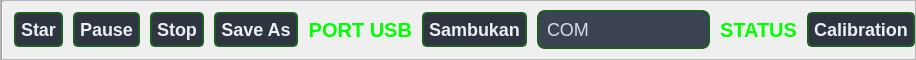
     <widget class="QFrame" name="frame_portUSB">
      <property name="maximumSize">
       <size>
        <width>16777215</width>
        <height>60</height>
       </size>
      </property>
      <property name="frameShape">
       <enum>QFrame::StyledPanel</enum>
      </property>
      <property name="frameShadow">
       <enum>QFrame::Raised</enum>
      </property>
      <property name="lineWidth">
       <number>1</number>
      </property>
      <layout class="QHBoxLayout" name="horizontalLayout">
       <property name="spacing">
        <number>10</number>
       </property>
       <property name="leftMargin">
        <number>0</number>
       </property>
       <property name="topMargin">
        <number>0</number>
       </property>
       <property name="rightMargin">
        <number>0</number>
       </property>
       <property name="bottomMargin">
        <number>0</number>
       </property>
       <item>
        <widget class="Line" name="line">
         <property name="orientation">
          <enum>Qt::Vertical</enum>
         </property>
        </widget>
       </item>
       <item>
        <widget class="QPushButton" name="pushButton_star">
         <property name="enabled">
          <bool>true</bool>
         </property>
         <property name="maximumSize">
          <size>
           <width>16777215</width>
           <height>16777215</height>
          </size>
         </property>
         <property name="font">
          <font>
           <pointsize>-1</pointsize>
           <weight>75</weight>
           <bold>true</bold>
          </font>
         </property>
         <property name="styleSheet">
          <string notr="true">QPushButton {
    background-color: #2E3440; /* Warna latar belakang tombol */
    color: #ECEFF4; /* Warna teks */
    border: 2px solid #1B5E20; /* Warna border */
    border-radius: 5px; /* Sudut tombol yang melengkung */
    padding: 5px; /* Padding di dalam tombol */
    font-size: 18px; /* Ukuran font */
    font-weight: bold; /* Ketebalan font */
}

QPushButton:hover {
    background-color: #4C566A; /* Warna latar belakang saat hover */
    border: 2px solid #81A1C1; /* Warna border saat hover */
}

QPushButton:pressed {
    background-color: #81A1C1; /* Warna latar belakang saat ditekan */
    border: 2px solid #81A1C1; /* Warna border saat ditekan */
    color: #2E3440; /* Warna teks saat ditekan */
}

QPushButton:disabled {
    background-color: #3B4252; /* Warna latar belakang saat tombol dinonaktifkan */
    color: #7F8C9A; /* Warna teks saat tombol dinonaktifkan */
    border: 2px solid #3B4252; /* Warna border saat tombol dinonaktifkan */
}</string>
         </property>
         <property name="text">
          <string>Star</string>
         </property>
        </widget>
       </item>
       <item>
        <widget class="QPushButton" name="pushButton_pause">
         <property name="styleSheet">
          <string notr="true">QPushButton {
    background-color: #2E3440; /* Warna latar belakang tombol */
    color: #ECEFF4; /* Warna teks */
    border: 2px solid #1B5E20; /* Warna border */
    border-radius: 5px; /* Sudut tombol yang melengkung */
    padding: 5px; /* Padding di dalam tombol */
    font-size: 18px; /* Ukuran font */
    font-weight: bold; /* Ketebalan font */
}

QPushButton:hover {
    background-color: #4C566A; /* Warna latar belakang saat hover */
    border: 2px solid #81A1C1; /* Warna border saat hover */
}

QPushButton:pressed {
    background-color: #81A1C1; /* Warna latar belakang saat ditekan */
    border: 2px solid #81A1C1; /* Warna border saat ditekan */
    color: #2E3440; /* Warna teks saat ditekan */
}

QPushButton:disabled {
    background-color: #3B4252; /* Warna latar belakang saat tombol dinonaktifkan */
    color: #7F8C9A; /* Warna teks saat tombol dinonaktifkan */
    border: 2px solid #3B4252; /* Warna border saat tombol dinonaktifkan */
}</string>
         </property>
         <property name="text">
          <string>Pause</string>
         </property>
        </widget>
       </item>
       <item>
        <widget class="QPushButton" name="pushButton_stop">
         <property name="enabled">
          <bool>true</bool>
         </property>
         <property name="maximumSize">
          <size>
           <width>16777215</width>
           <height>16777215</height>
          </size>
         </property>
         <property name="font">
          <font>
           <pointsize>-1</pointsize>
           <weight>75</weight>
           <bold>true</bold>
          </font>
         </property>
         <property name="styleSheet">
          <string notr="true">QPushButton {
    background-color: #2E3440; /* Warna latar belakang tombol */
    color: #ECEFF4; /* Warna teks */
    border: 2px solid #1B5E20; /* Warna border */
    border-radius: 5px; /* Sudut tombol yang melengkung */
    padding: 5px; /* Padding di dalam tombol */
    font-size: 18px; /* Ukuran font */
    font-weight: bold; /* Ketebalan font */
}

QPushButton:hover {
    background-color: #4C566A; /* Warna latar belakang saat hover */
    border: 2px solid #81A1C1; /* Warna border saat hover */
}

QPushButton:pressed {
    background-color: #81A1C1; /* Warna latar belakang saat ditekan */
    border: 2px solid #81A1C1; /* Warna border saat ditekan */
    color: #2E3440; /* Warna teks saat ditekan */
}

QPushButton:disabled {
    background-color: #3B4252; /* Warna latar belakang saat tombol dinonaktifkan */
    color: #7F8C9A; /* Warna teks saat tombol dinonaktifkan */
    border: 2px solid #3B4252; /* Warna border saat tombol dinonaktifkan */
}</string>
         </property>
         <property name="text">
          <string>Stop</string>
         </property>
        </widget>
       </item>
       <item>
        <widget class="QPushButton" name="pushButton_save_as">
         <property name="enabled">
          <bool>true</bool>
         </property>
         <property name="font">
          <font>
           <pointsize>-1</pointsize>
           <weight>75</weight>
           <bold>true</bold>
          </font>
         </property>
         <property name="styleSheet">
          <string notr="true">QPushButton {
    background-color: #2E3440; /* Warna latar belakang tombol */
    color: #ECEFF4; /* Warna teks */
    border: 2px solid #1B5E20; /* Warna border */
    border-radius: 5px; /* Sudut tombol yang melengkung */
    padding: 5px; /* Padding di dalam tombol */
    font-size: 18px; /* Ukuran font */
    font-weight: bold; /* Ketebalan font */
}

QPushButton:hover {
    background-color: #4C566A; /* Warna latar belakang saat hover */
    border: 2px solid #81A1C1; /* Warna border saat hover */
}

QPushButton:pressed {
    background-color: #81A1C1; /* Warna latar belakang saat ditekan */
    border: 2px solid #81A1C1; /* Warna border saat ditekan */
    color: #2E3440; /* Warna teks saat ditekan */
}

QPushButton:disabled {
    background-color: #3B4252; /* Warna latar belakang saat tombol dinonaktifkan */
    color: #7F8C9A; /* Warna teks saat tombol dinonaktifkan */
    border: 2px solid #3B4252; /* Warna border saat tombol dinonaktifkan */
}</string>
         </property>
         <property name="text">
          <string>Save As</string>
         </property>
        </widget>
       </item>
       <item>
        <widget class="QLabel" name="label_port_usb">
         <property name="font">
          <font>
           <pointsize>15</pointsize>
           <weight>75</weight>
           <bold>true</bold>
          </font>
         </property>
         <property name="styleSheet">
          <string notr="true">QLabel#label_port_usb {
    color: #00FF00; /* Mengubah warna teks menjadi putih */
}
</string>
         </property>
         <property name="text">
          <string>PORT USB</string>
         </property>
         <property name="alignment">
          <set>Qt::AlignRight|Qt::AlignTrailing|Qt::AlignVCenter</set>
         </property>
        </widget>
       </item>
       <item>
        <widget class="QPushButton" name="pushButton_sambungkan">
         <property name="maximumSize">
          <size>
           <width>16777215</width>
           <height>16777215</height>
          </size>
         </property>
         <property name="font">
          <font>
           <pointsize>-1</pointsize>
           <weight>75</weight>
           <bold>true</bold>
          </font>
         </property>
         <property name="styleSheet">
          <string notr="true">QPushButton {
    background-color: #2E3440; /* Warna latar belakang tombol */
    color: #ECEFF4; /* Warna teks */
    border: 2px solid #1B5E20; /* Warna border */
    border-radius: 5px; /* Sudut tombol yang melengkung */
    padding: 5px; /* Padding di dalam tombol */
    font-size: 18px; /* Ukuran font */
    font-weight: bold; /* Ketebalan font */
}

QPushButton:hover {
    background-color: #4C566A; /* Warna latar belakang saat hover */
    border: 2px solid #81A1C1; /* Warna border saat hover */
}

QPushButton:pressed {
    background-color: #81A1C1; /* Warna latar belakang saat ditekan */
    border: 2px solid #81A1C1; /* Warna border saat ditekan */
    color: #2E3440; /* Warna teks saat ditekan */
}

QPushButton:disabled {
    background-color: #3B4252; /* Warna latar belakang saat tombol dinonaktifkan */
    color: #7F8C9A; /* Warna teks saat tombol dinonaktifkan */
    border: 2px solid #3B4252; /* Warna border saat tombol dinonaktifkan */
}</string>
         </property>
         <property name="text">
          <string>Sambukan</string>
         </property>
        </widget>
       </item>
       <item>
        <widget class="QLineEdit" name="lineEdit_com">
         <property name="minimumSize">
          <size>
           <width>0</width>
           <height>30</height>
          </size>
         </property>
         <property name="maximumSize">
          <size>
           <width>200</width>
           <height>16777215</height>
          </size>
         </property>
         <property name="font">
          <font>
           <pointsize>-1</pointsize>
          </font>
         </property>
         <property name="styleSheet">
          <string notr="true">QLineEdit {
    background-color: #3B4252; /* Warna latar belakang */
    color: #D8DEE9; /* Warna teks */
    border: 2px solid #1B5E20; /* Warna border */
    border-radius: 8px; /* Sudut melengkung */
    font-size: 18px; /* Ukuran font */
    padding: 6px; /* Padding dalam */
    selection-background-color: #81A1C1; /* Warna latar belakang saat teks diseleksi */
    selection-color: #2E3440; /* Warna teks saat diseleksi */
}

/* Efek hover */
QLineEdit:hover {
    border: 2px solid #81A1C1; /* Border lebih terang saat hover */
}

/* Efek saat LineEdit aktif (focus) */
QLineEdit:focus {
    border: 2px solid #88C0D0; /* Warna lebih cerah saat aktif */
    background-color: #434C5E; /* Latar belakang sedikit lebih terang */
}
</string>
         </property>
         <property name="text">
          <string>COM</string>
         </property>
         <property name="maxLength">
          <number>10</number>
         </property>
         <property name="frame">
          <bool>false</bool>
         </property>
         <property name="echoMode">
          <enum>QLineEdit::Normal</enum>
         </property>
         <property name="cursorPosition">
          <number>3</number>
         </property>
         <property name="dragEnabled">
          <bool>false</bool>
         </property>
         <property name="readOnly">
          <bool>false</bool>
         </property>
        </widget>
       </item>
       <item>
        <widget class="QLabel" name="label_status">
         <property name="font">
          <font>
           <pointsize>15</pointsize>
           <weight>75</weight>
           <bold>true</bold>
          </font>
         </property>
         <property name="styleSheet">
          <string notr="true">QLabel#label_status {
    color: #00FF00; /* Mengubah warna teks menjadi putih */
}
</string>
         </property>
         <property name="text">
          <string>STATUS</string>
         </property>
         <property name="alignment">
          <set>Qt::AlignRight|Qt::AlignTrailing|Qt::AlignVCenter</set>
         </property>
        </widget>
       </item>
       <item>
        <widget class="QPushButton" name="pushButton_calibration">
         <property name="enabled">
          <bool>true</bool>
         </property>
         <property name="font">
          <font>
           <pointsize>-1</pointsize>
           <weight>75</weight>
           <bold>true</bold>
          </font>
         </property>
         <property name="styleSheet">
          <string notr="true">QPushButton {
    background-color: #2E3440; /* Warna latar belakang tombol */
    color: #ECEFF4; /* Warna teks */
    border: 2px solid #1B5E20; /* Warna border */
    border-radius: 5px; /* Sudut tombol yang melengkung */
    padding: 5px; /* Padding di dalam tombol */
    font-size: 18px; /* Ukuran font */
    font-weight: bold; /* Ketebalan font */
}

QPushButton:hover {
    background-color: #4C566A; /* Warna latar belakang saat hover */
    border: 2px solid #81A1C1; /* Warna border saat hover */
}

QPushButton:pressed {
    background-color: #81A1C1; /* Warna latar belakang saat ditekan */
    border: 2px solid #81A1C1; /* Warna border saat ditekan */
    color: #2E3440; /* Warna teks saat ditekan */
}

QPushButton:disabled {
    background-color: #3B4252; /* Warna latar belakang saat tombol dinonaktifkan */
    color: #7F8C9A; /* Warna teks saat tombol dinonaktifkan */
    border: 2px solid #3B4252; /* Warna border saat tombol dinonaktifkan */
}</string>
         </property>
         <property name="text">
          <string>Calibration</string>
         </property>
        </widget>
       </item>
      </layout>
     </widget>
